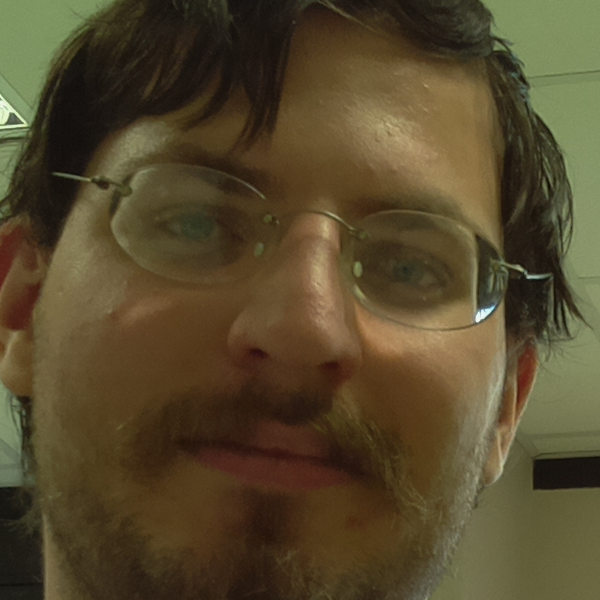
//> input picture facereco/db/testOli2face0.png, 600 x 600 px
$ ./recognition db/testOli2face0.png db/testSeb1face0.png   (built with g++ and OpenCV 4, older OpenCV classes emulated)
//> lines starting //> are read from the running program, lines starting //| are printed output that depends on the picture
#include <cstdio>
#include <iostream>
#include "opencv2/core/core.hpp"
#include "opencv2/features2d/features2d.hpp"
#include "opencv2/highgui/highgui.hpp"
#include "opencv2/calib3d/calib3d.hpp"
#include "opencv2/nonfree/nonfree.hpp"
#include "opencv2/imgproc/imgproc.hpp"
#include "opencv2/video/background_segm.hpp"
#include "opencv2/legacy/legacy.hpp"

//"$(SolutionDir)$(Configuration)\images\testLum1face.png" "$(SolutionDir)$(Configuration)\images\testLum2face1.png"

using namespace cv;
using namespace std;

void readme();
float isSurfSimilar(Mat img1, Mat img2);
void testRecognition();


/** @function main */
int main(int argc, char** argv)
{
	if (argc != 3)
	{
		readme(); return -1;
	}

	Mat img_1 = imread(argv[1], CV_LOAD_IMAGE_GRAYSCALE);
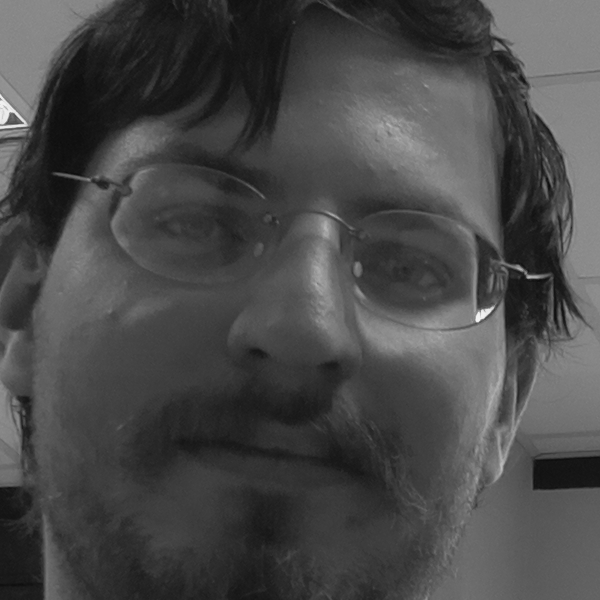
//> img_1: 600 rows x 600 cols, CV_8UC1; min 11, max 242, mean 72.6
	Mat img_2 = imread(argv[2], CV_LOAD_IMAGE_GRAYSCALE);
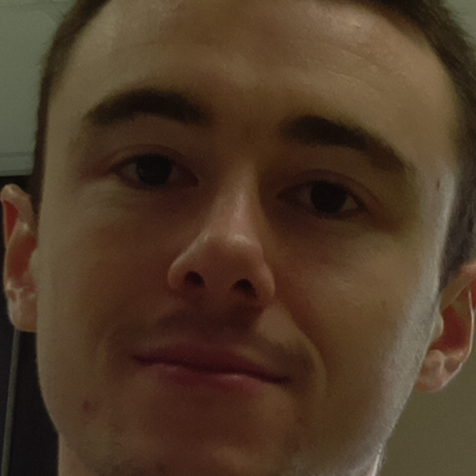
//> input picture facereco/db/testSeb1face0.png, 476 x 476 px
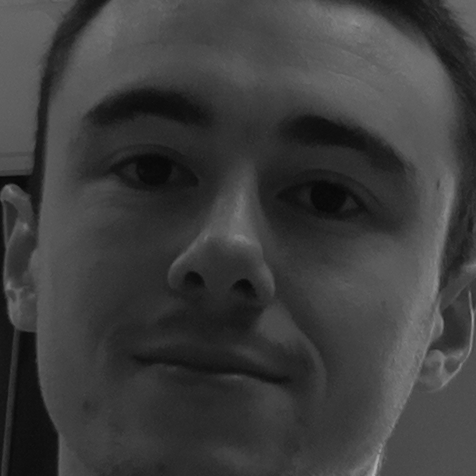
//> img_2: 476 rows x 476 cols, CV_8UC1; min 7, max 174, mean 61.2

	if (!img_1.data || !img_2.data)
	{
		std::cout << " --(!) Error reading images " << std::endl; return -1;
	}

	BackgroundSubtractorMOG back;
	Mat img1, img2;
	//imshow("lol",back.getBackgroundImage(img1));

	resize(img_1, img1, Size(500, 500));
	resize(img_2, img2, Size(500, 500));


	// [7 lines of commented-out code are left out]

    int not_similar = 1;
	if (isSurfSimilar(img1, img2)
		|| isSurfSimilar(img2, img1)) {
        not_similar = 0;
		// cout << "The images are similar" << endl;
	}
	else {
		// cout << "The images are different" << endl;
	}

	// waitKey(0);
	return not_similar;
}


float isSurfSimilar(Mat img1, Mat img2)
{
	Mat img_object, img_scene;
	equalizeHist(img1, img_object);
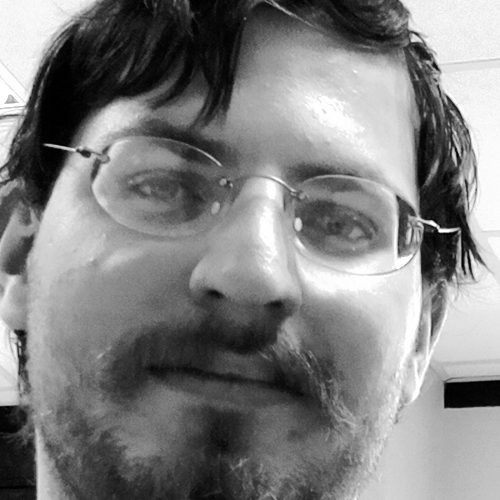
//> img_object: 500 rows x 500 cols, CV_8UC1; min 0, max 255, mean 128.6
	equalizeHist(img2, img_scene);
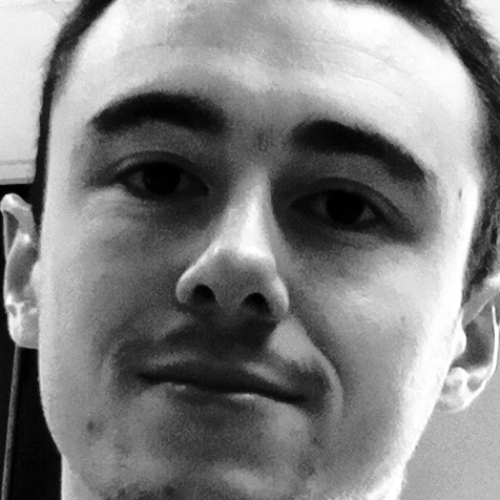
//> img_scene: 500 rows x 500 cols, CV_8UC1; min 0, max 255, mean 129

	//-- Step 1: Detect the keypoints using Surf Detector
	int minHessian = 400;


	//SurfFeatureDetector detector(minHessian);

	std::vector<KeyPoint> keypoints_object, keypoints_scene;

	//detector.detect(img_object, keypoints_object);
	//detector.detect(img_scene, keypoints_scene);

	////-- Step 2: Calculate descriptors (feature vectors)
	//SurfDescriptorExtractor extractor;

	Mat descriptors_object, descriptors_scene;

	//extractor.compute(img_object, keypoints_object, descriptors_object);
	//extractor.compute(img_scene, keypoints_scene, descriptors_scene);

	Mat mask;
//> (the run ends here: the program needs code that is not available in this run, at `SURF surf(100);`)
